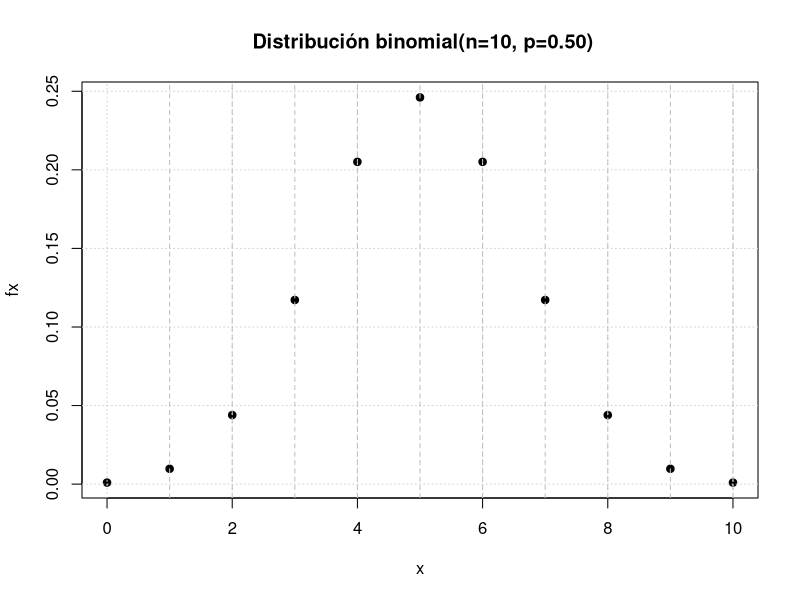

This figure's R source:
## ---- chunk 1
knitr::opts_chunk$set(echo = TRUE,comment = NA)
## ---- chunk 2
cat("(a) P(X=5)=",dbinom(5,10,0.5))
cat("(b) P(X<=2)=",pbinom(2,10,0.5))
cat("(c) P(3<=X<5)=",pbinom(4,10,0.5)-pbinom(2,10,0.5))
cat("(d) P(X=>8)=", pbinom(7,10,0.5, lower.tail = FALSE))
cat("(e.) gráfica de $f(x)$")

x=0:10
fx=dbinom(x,10,0.5)
plot(x,fx, 
     main = " Distribución binomial(n=10, p=0.50)",
     pch=19) 
grid()
abline(v = 1:10,  lty = 2, col = "grey")
